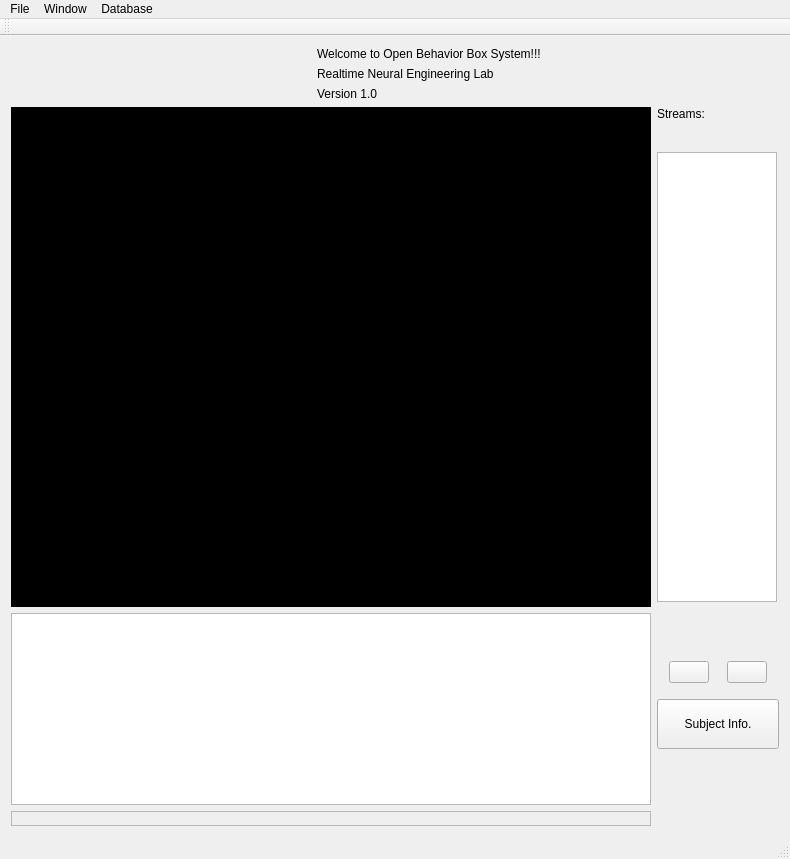
<?xml version="1.0" encoding="UTF-8"?>
<ui version="4.0">
 <class>MainWindow</class>
 <widget class="QMainWindow" name="MainWindow">
  <property name="geometry">
   <rect>
    <x>0</x>
    <y>0</y>
    <width>790</width>
    <height>859</height>
   </rect>
  </property>
  <property name="windowTitle">
   <string>OpenBBox Manager</string>
  </property>
  <widget class="QWidget" name="centralWidget">
   <layout class="QVBoxLayout" name="verticalLayout_2">
    <item>
     <layout class="QHBoxLayout" name="horizontalLayout">
      <item>
       <widget class="QLabel" name="labelLogo">
        <property name="minimumSize">
         <size>
          <width>300</width>
          <height>50</height>
         </size>
        </property>
        <property name="maximumSize">
         <size>
          <width>300</width>
          <height>50</height>
         </size>
        </property>
        <property name="text">
         <string/>
        </property>
        <property name="pixmap">
         <pixmap resource="resource.qrc">:/resource/Images/obb_logo_v1.png</pixmap>
        </property>
        <property name="scaledContents">
         <bool>true</bool>
        </property>
       </widget>
      </item>
      <item>
       <layout class="QVBoxLayout" name="verticalLayout">
        <item>
         <widget class="QLabel" name="label_4">
          <property name="text">
           <string>Welcome to Open Behavior Box System!!!</string>
          </property>
         </widget>
        </item>
        <item>
         <widget class="QLabel" name="label_3">
          <property name="text">
           <string>Realtime Neural Engineering Lab</string>
          </property>
         </widget>
        </item>
        <item>
         <widget class="QLabel" name="labelVersion">
          <property name="text">
           <string>Version 1.0</string>
          </property>
         </widget>
        </item>
       </layout>
      </item>
     </layout>
    </item>
    <item>
     <layout class="QGridLayout" name="gridLayout" rowstretch="0" columnstretch="0,0">
      <property name="verticalSpacing">
       <number>6</number>
      </property>
      <item row="0" column="0">
       <layout class="QVBoxLayout" name="verticalLayout_4" stretch="9,0,0">
        <property name="sizeConstraint">
         <enum>QLayout::SetDefaultConstraint</enum>
        </property>
        <item>
         <widget class="QLabel" name="label">
          <property name="enabled">
           <bool>true</bool>
          </property>
          <property name="minimumSize">
           <size>
            <width>640</width>
            <height>500</height>
           </size>
          </property>
          <property name="maximumSize">
           <size>
            <width>640</width>
            <height>500</height>
           </size>
          </property>
          <property name="styleSheet">
           <string notr="true">background-color: #000
</string>
          </property>
          <property name="text">
           <string/>
          </property>
         </widget>
        </item>
        <item>
         <widget class="QTableView" name="tableEvents">
          <property name="sizePolicy">
           <sizepolicy hsizetype="Preferred" vsizetype="Fixed">
            <horstretch>0</horstretch>
            <verstretch>0</verstretch>
           </sizepolicy>
          </property>
         </widget>
        </item>
        <item>
         <widget class="QFrame" name="frame">
          <property name="frameShape">
           <enum>QFrame::StyledPanel</enum>
          </property>
          <property name="frameShadow">
           <enum>QFrame::Raised</enum>
          </property>
         </widget>
        </item>
       </layout>
      </item>
      <item row="0" column="1">
       <layout class="QVBoxLayout" name="verticalLayout_3">
        <item>
         <spacer name="verticalSpacer">
          <property name="orientation">
           <enum>Qt::Vertical</enum>
          </property>
          <property name="sizeType">
           <enum>QSizePolicy::Fixed</enum>
          </property>
          <property name="sizeHint" stdset="0">
           <size>
            <width>0</width>
            <height>0</height>
           </size>
          </property>
         </spacer>
        </item>
        <item>
         <widget class="QLabel" name="label_2">
          <property name="sizePolicy">
           <sizepolicy hsizetype="Fixed" vsizetype="Fixed">
            <horstretch>0</horstretch>
            <verstretch>0</verstretch>
           </sizepolicy>
          </property>
          <property name="minimumSize">
           <size>
            <width>120</width>
            <height>0</height>
           </size>
          </property>
          <property name="maximumSize">
           <size>
            <width>120</width>
            <height>16777215</height>
           </size>
          </property>
          <property name="text">
           <string>Streams:</string>
          </property>
         </widget>
        </item>
        <item>
         <widget class="QListWidget" name="listUIServers">
          <property name="sizePolicy">
           <sizepolicy hsizetype="Preferred" vsizetype="Preferred">
            <horstretch>0</horstretch>
            <verstretch>0</verstretch>
           </sizepolicy>
          </property>
          <property name="minimumSize">
           <size>
            <width>120</width>
            <height>450</height>
           </size>
          </property>
          <property name="maximumSize">
           <size>
            <width>120</width>
            <height>400</height>
           </size>
          </property>
          <property name="selectionMode">
           <enum>QAbstractItemView::ExtendedSelection</enum>
          </property>
         </widget>
        </item>
        <item>
         <spacer name="verticalSpacer_3">
          <property name="orientation">
           <enum>Qt::Vertical</enum>
          </property>
          <property name="sizeHint" stdset="0">
           <size>
            <width>20</width>
            <height>40</height>
           </size>
          </property>
         </spacer>
        </item>
        <item>
         <layout class="QHBoxLayout" name="horizontalLayout_2">
          <property name="bottomMargin">
           <number>10</number>
          </property>
          <item>
           <widget class="QPushButton" name="loadBtn">
            <property name="sizePolicy">
             <sizepolicy hsizetype="Fixed" vsizetype="Fixed">
              <horstretch>0</horstretch>
              <verstretch>0</verstretch>
             </sizepolicy>
            </property>
            <property name="text">
             <string/>
            </property>
            <property name="icon">
             <iconset resource="resource.qrc">
              <normaloff>:/resource/Images/load.png</normaloff>:/resource/Images/load.png</iconset>
            </property>
            <property name="iconSize">
             <size>
              <width>30</width>
              <height>30</height>
             </size>
            </property>
           </widget>
          </item>
          <item>
           <widget class="QPushButton" name="startStopButton">
            <property name="sizePolicy">
             <sizepolicy hsizetype="Fixed" vsizetype="Fixed">
              <horstretch>0</horstretch>
              <verstretch>0</verstretch>
             </sizepolicy>
            </property>
            <property name="text">
             <string/>
            </property>
            <property name="icon">
             <iconset resource="resource.qrc">
              <normaloff>:/resource/Images/play.png</normaloff>:/resource/Images/play.png</iconset>
            </property>
            <property name="iconSize">
             <size>
              <width>30</width>
              <height>30</height>
             </size>
            </property>
           </widget>
          </item>
         </layout>
        </item>
        <item>
         <widget class="QPushButton" name="subinfobutton">
          <property name="minimumSize">
           <size>
            <width>100</width>
            <height>50</height>
           </size>
          </property>
          <property name="maximumSize">
           <size>
            <width>500</width>
            <height>500</height>
           </size>
          </property>
          <property name="text">
           <string>Subject Info.</string>
          </property>
         </widget>
        </item>
        <item>
         <spacer name="verticalSpacer_2">
          <property name="orientation">
           <enum>Qt::Vertical</enum>
          </property>
          <property name="sizeHint" stdset="0">
           <size>
            <width>20</width>
            <height>40</height>
           </size>
          </property>
         </spacer>
        </item>
       </layout>
      </item>
     </layout>
    </item>
   </layout>
  </widget>
  <widget class="QMenuBar" name="menuBar">
   <property name="geometry">
    <rect>
     <x>0</x>
     <y>0</y>
     <width>790</width>
     <height>20</height>
    </rect>
   </property>
   <widget class="QMenu" name="menuFile">
    <property name="title">
     <string>File</string>
    </property>
    <addaction name="actionExit"/>
   </widget>
   <widget class="QMenu" name="menuWindow">
    <property name="title">
     <string>Window</string>
    </property>
    <addaction name="actionControl"/>
   </widget>
   <widget class="QMenu" name="menuDatabase">
    <property name="title">
     <string>Database</string>
    </property>
    <addaction name="separator"/>
    <addaction name="actionSQLite"/>
    <addaction name="actionMySQL"/>
   </widget>
   <addaction name="menuFile"/>
   <addaction name="menuWindow"/>
   <addaction name="menuDatabase"/>
  </widget>
  <widget class="QToolBar" name="mainToolBar">
   <attribute name="toolBarArea">
    <enum>TopToolBarArea</enum>
   </attribute>
   <attribute name="toolBarBreak">
    <bool>false</bool>
   </attribute>
  </widget>
  <widget class="QStatusBar" name="statusBar"/>
  <action name="actionExit">
   <property name="text">
    <string>Exit</string>
   </property>
  </action>
  <action name="actionControl">
   <property name="text">
    <string>Control</string>
   </property>
  </action>
  <action name="actionSQLite">
   <property name="checkable">
    <bool>true</bool>
   </property>
   <property name="text">
    <string>SQLite</string>
   </property>
  </action>
  <action name="actionMySQL">
   <property name="checkable">
    <bool>true</bool>
   </property>
   <property name="text">
    <string>MySQL</string>
   </property>
  </action>
 </widget>
 <layoutdefault spacing="6" margin="11"/>
 <resources>
  <include location="resource.qrc"/>
 </resources>
 <connections/>
</ui>
